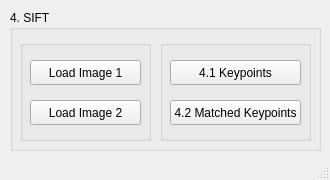
<?xml version="1.0" encoding="UTF-8"?>
<ui version="4.0">
 <class>MainWindow</class>
 <widget class="QMainWindow" name="MainWindow">
  <property name="geometry">
   <rect>
    <x>0</x>
    <y>0</y>
    <width>330</width>
    <height>180</height>
   </rect>
  </property>
  <property name="windowTitle">
   <string>MainWindow</string>
  </property>
  <widget class="QWidget" name="centralwidget">
   <widget class="QGroupBox" name="groupBox">
    <property name="geometry">
     <rect>
      <x>10</x>
      <y>10</y>
      <width>311</width>
      <height>141</height>
     </rect>
    </property>
    <property name="font">
     <font>
      <pointsize>9</pointsize>
     </font>
    </property>
    <property name="title">
     <string>4. SIFT</string>
    </property>
    <widget class="QGroupBox" name="groupBox_2">
     <property name="geometry">
      <rect>
       <x>10</x>
       <y>30</y>
       <width>131</width>
       <height>101</height>
      </rect>
     </property>
     <property name="title">
      <string/>
     </property>
     <widget class="QPushButton" name="btn_extrinsic">
      <property name="geometry">
       <rect>
        <x>10</x>
        <y>60</y>
        <width>111</width>
        <height>25</height>
       </rect>
      </property>
      <property name="text">
       <string>Load Image 2</string>
      </property>
     </widget>
     <widget class="QPushButton" name="btn_distortion">
      <property name="geometry">
       <rect>
        <x>10</x>
        <y>20</y>
        <width>111</width>
        <height>25</height>
       </rect>
      </property>
      <property name="text">
       <string>Load Image 1</string>
      </property>
     </widget>
    </widget>
    <widget class="QGroupBox" name="groupBox_3">
     <property name="geometry">
      <rect>
       <x>150</x>
       <y>30</y>
       <width>151</width>
       <height>101</height>
      </rect>
     </property>
     <property name="title">
      <string/>
     </property>
     <widget class="QPushButton" name="btn_extrinsic_2">
      <property name="geometry">
       <rect>
        <x>10</x>
        <y>60</y>
        <width>131</width>
        <height>25</height>
       </rect>
      </property>
      <property name="text">
       <string>4.2 Matched Keypoints</string>
      </property>
     </widget>
     <widget class="QPushButton" name="btn_result1">
      <property name="geometry">
       <rect>
        <x>10</x>
        <y>20</y>
        <width>131</width>
        <height>25</height>
       </rect>
      </property>
      <property name="text">
       <string>4.1 Keypoints</string>
      </property>
     </widget>
    </widget>
   </widget>
  </widget>
  <widget class="QMenuBar" name="menubar">
   <property name="geometry">
    <rect>
     <x>0</x>
     <y>0</y>
     <width>330</width>
     <height>22</height>
    </rect>
   </property>
  </widget>
  <widget class="QStatusBar" name="statusbar"/>
 </widget>
 <resources/>
 <connections/>
</ui>
